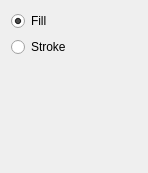
<?xml version="1.0" encoding="UTF-8"?>
<ui version="4.0">
 <class>glaxnimate::gui::ColorPickerWidget</class>
 <widget class="QWidget" name="ColorPickerWidget">
  <property name="geometry">
   <rect>
    <x>0</x>
    <y>0</y>
    <width>148</width>
    <height>173</height>
   </rect>
  </property>
  <layout class="QVBoxLayout" name="verticalLayout">
   <item>
    <widget class="QRadioButton" name="check_fill">
     <property name="text">
      <string>Fill</string>
     </property>
     <property name="icon">
      <iconset theme="format-fill-color"/>
     </property>
     <property name="checked">
      <bool>true</bool>
     </property>
    </widget>
   </item>
   <item>
    <widget class="QRadioButton" name="check_stroke">
     <property name="text">
      <string>Stroke</string>
     </property>
     <property name="icon">
      <iconset theme="format-stroke-color"/>
     </property>
    </widget>
   </item>
   <item>
    <widget class="color_widgets::ColorPreview" name="color_preview">
     <property name="color">
      <color>
       <red>0</red>
       <green>0</green>
       <blue>0</blue>
      </color>
     </property>
    </widget>
   </item>
  </layout>
 </widget>
 <customwidgets>
  <customwidget>
   <class>color_widgets::ColorPreview</class>
   <extends>QWidget</extends>
   <header>QtColorWidgets/color_preview.hpp</header>
  </customwidget>
 </customwidgets>
 <resources/>
 <connections/>
</ui>
